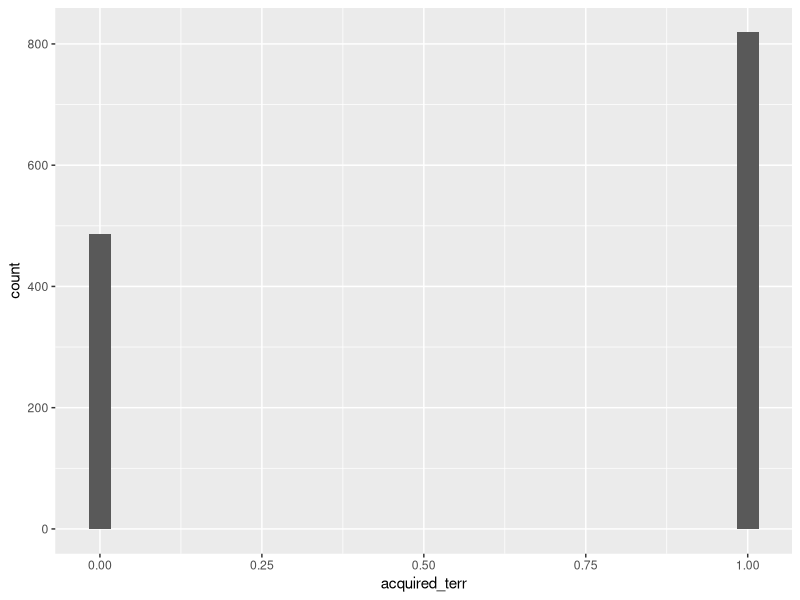
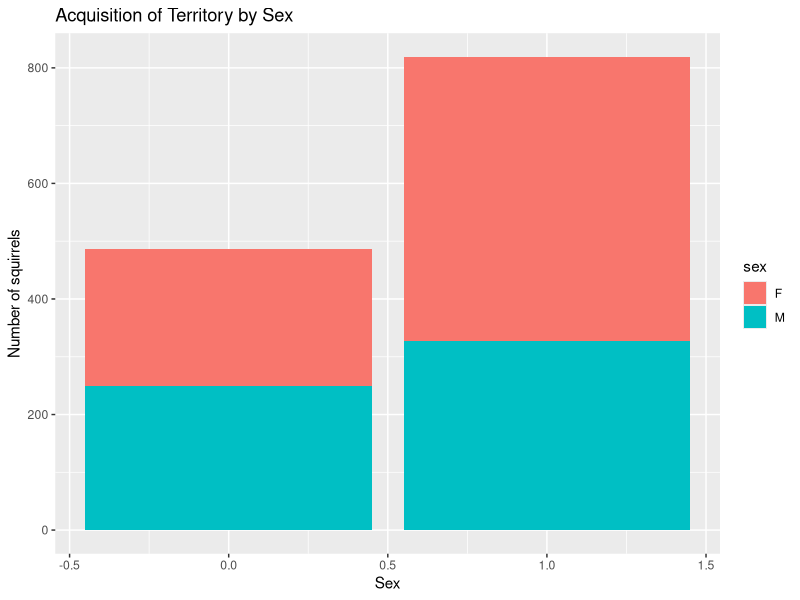
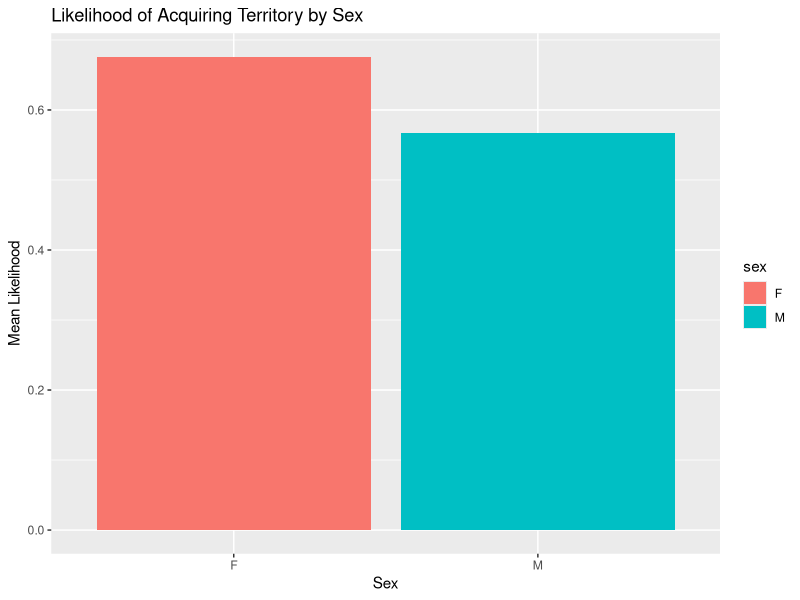
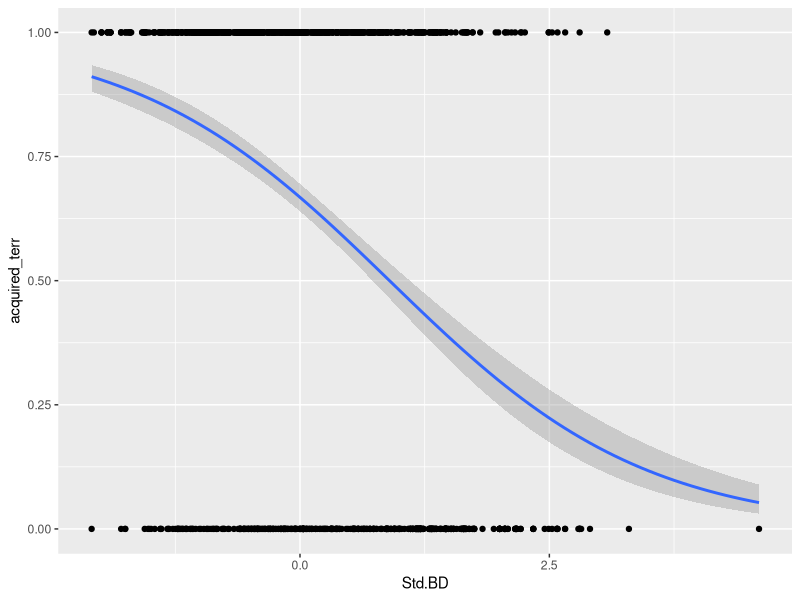
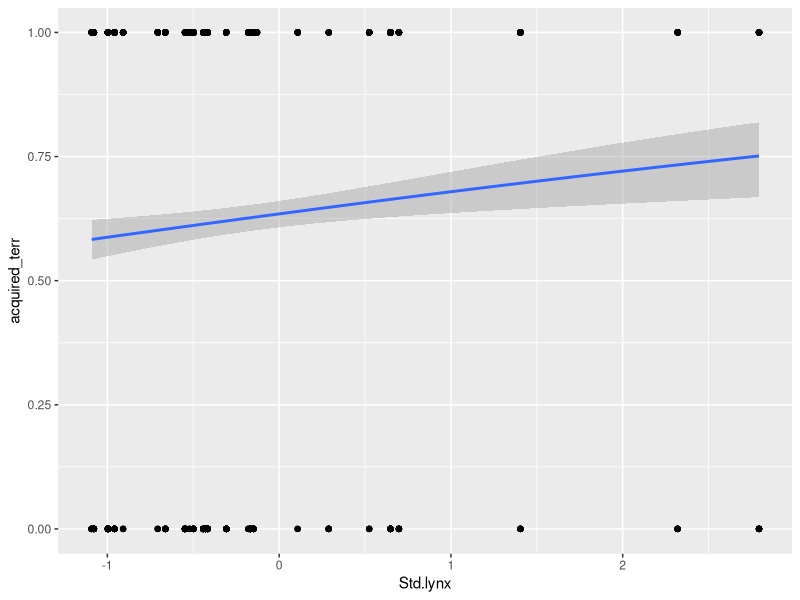
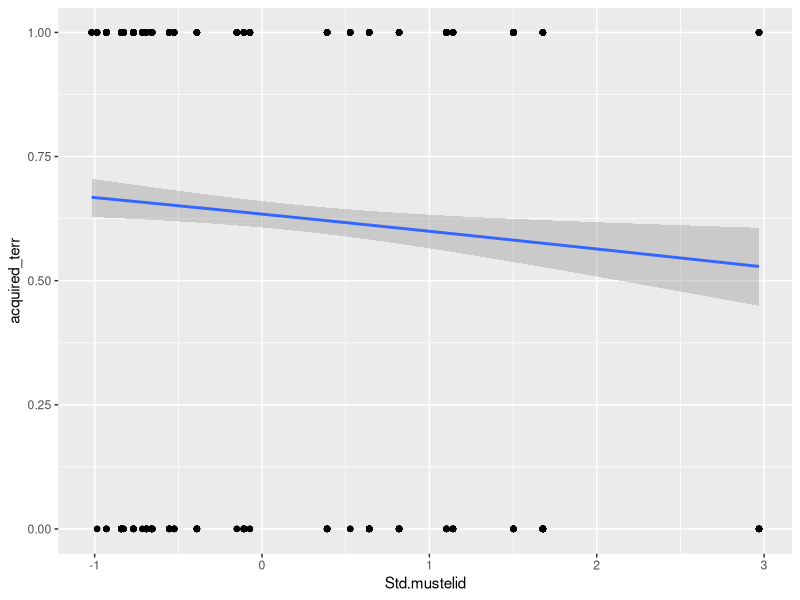
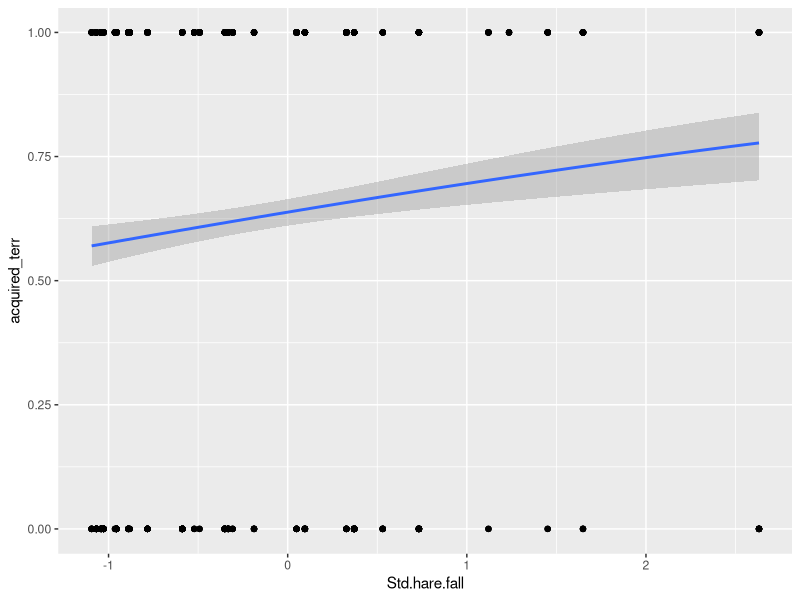

Write R code to recreate these figures, in order.
## ---- chunk 1
library(tidyverse)
library(lme4)
library(ggplot2)
## ---- chunk 2
juveniles <- read_csv("autumn_juveniles.csv")

head(juveniles)
## ---- chunk 3
juveniles_data <- juveniles %>% mutate(acquired_terr = case_when(owner == "acquired territory" ~ 1, TRUE ~ 0) )
head(juveniles_data)
## ---- chunk 4
juveniles_data <- juveniles_data %>%
  drop_na(sex, Std.growth, Std.BD, z.cones, z.density, z.temp, Std.lynx, Std.mustelid,
          Std.hare.fall, acquired_terr, Std.Cleth)
## ---- chunk 5
# Logistic regression for Prediction 1
model_sex <- glm(acquired_terr ~ sex, 
                 family = "binomial", 
                 data = juveniles_data)
summary(model_sex)
## ---- chunk 6
# Visualize the likelihood of territory acquisition by sex

juveniles_data %>%
  ggplot() +
  geom_histogram(aes(x = acquired_terr, y =..count..))

juveniles_data %>%
  group_by(sex) %>%
  ggplot(aes(x = acquired_terr, fill = sex)) + 
  geom_bar() +
    labs(title = "Acquisition of Territory by Sex",
       x = "Sex",
       y = "Number of squirrels")

juveniles_data %>%
  group_by(sex) %>%
  summarise(mean_likelihood = mean(acquired_terr)) %>%
  ggplot(aes(x = sex, y = mean_likelihood, fill = sex)) +
  geom_bar(stat = "identity") +
    labs(title = "Likelihood of Acquiring Territory by Sex",
       x = "Sex",
       y = "Mean Likelihood")
## ---- chunk 7
# Logistic regression for Prediction 2 with multiple predictors
model_full <- glm(acquired_terr ~ sex + Std.BD + Std.growth + Std.lynx + 
                    Std.hare.fall + Std.mustelid + Std.Cleth + z.density + 
                    z.cones + z.temp, 
                  family = "binomial", 
                  data = juveniles_data)
summary(model_full)

## ---- chunk 8
# Model for Std.BD
model_StdBD <- glm(acquired_terr ~ Std.BD, family = "binomial", data = juveniles_data)

# Model for Std.growth
model_Stdgrowth <- glm(acquired_terr ~ Std.growth, family = "binomial", data = juveniles_data)

# Model for Std.lynx
model_lynx <- glm(acquired_terr ~ Std.lynx, family = "binomial", data = juveniles_data)

# Model for Std.hare.fall
model_harefall <- glm(acquired_terr ~ Std.hare.fall, family = "binomial", data = juveniles_data)

# Model for Std.mustelid
model_mustelid <- glm(acquired_terr ~ Std.mustelid, family = "binomial", data = juveniles_data)

# Model for Std.Cleth
model_Cleth <- glm(acquired_terr ~ Std.Cleth, family = "binomial", data = juveniles_data)

# Model for z.density
model_density <- glm(acquired_terr ~ z.density, family = "binomial", data = juveniles_data)

# Model for z.cones
model_cones <- glm(acquired_terr ~ z.cones, family = "binomial", data = juveniles_data)

# Model for z.temp
model_temp <- glm(acquired_terr ~ z.temp, family = "binomial", data = juveniles_data)

# Compute AIC values for each model manually
aic_values <- data.frame(
  Model = c("Full model", "sex", "Std.BD", "Std.growth", "Std.lynx", "Std.hare.fall", "Std.mustelid", "Std.Cleth", "z.density", "z.cones", "z.temp"),
  AIC = c(
    AIC(model_full),
    AIC(model_sex),
    AIC(model_StdBD),
    AIC(model_Stdgrowth),
    AIC(model_lynx),
    AIC(model_harefall),
    AIC(model_mustelid),
    AIC(model_Cleth),
    AIC(model_density),    
    AIC(model_cones),
    AIC(model_temp)
  )
)


# Sort by AIC in ascending order
aic_values <- aic_values[order(aic_values$AIC), ]

aic_values
## ---- chunk 9
juveniles_data |>
  ggplot(aes(x = Std.BD, y = acquired_terr)) + 
  geom_point() +
  geom_smooth(method = "glm", 
              method.args = list(family = "binomial")
              )
## ---- chunk 10
juveniles_data |>
  ggplot(aes(x = Std.lynx, y = acquired_terr)) + 
  geom_point() +
  geom_smooth(method = "glm", 
              method.args = list(family = "binomial")
              )
## ---- chunk 11
juveniles_data |>
  ggplot(aes(x = Std.mustelid, y = acquired_terr)) + 
  geom_point() +
  geom_smooth(method = "glm", 
              method.args = list(family = "binomial")
              )
## ---- chunk 12
juveniles_data |>
  ggplot(aes(x = Std.hare.fall, y = acquired_terr)) + 
  geom_point() +
  geom_smooth(method = "glm", 
              method.args = list(family = "binomial")
              )
## ---- chunk 13
model_combine_effects <- glm(acquired_terr ~ Std.mustelid * Std.lynx * Std.hare.fall, 
                             family = "binomial", data = juveniles_data)
summary(model_combine_effects)
